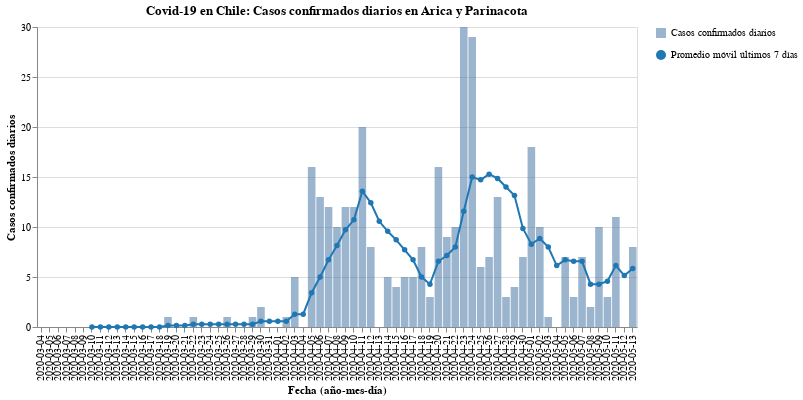

The notebook cell saved with this chart:
### Code cell
#hide_input
bars, line = my_cases_plot(region)
(bars + line).properties(
    title=f'Covid-19 en Chile: Casos confirmados diarios en {region}',
    width=600
)

### Figure 1 — Vega-Lite specification as saved in the notebook (floating-point values rounded to 4 significant figures)
{"config": {"view": {"continuousWidth": 400, "continuousHeight": 300}}, "layer": [{"mark": {"type": "bar", "opacity": 0.7}, "encoding": {"opacity": {"type": "nominal", "field": "Casos confirmados diarios", "legend": {"title": ""}}, "tooltip": [{"type": "nominal", "field": "Fecha"}, {"type": "quantitative", "field": "Casos confirmados"}], "x": {"type": "nominal", "axis": {"title": "Fecha (año-mes-día)"}, "field": "Fecha"}, "y": {"type": "quantitative", "axis": {"title": "Casos confirmados diarios"}, "field": "Casos confirmados"}}}, {"mark": {"type": "line", "color": "#1f77b4", "point": {"filled": true, "fill": "#1f77b4"}}, "encoding": {"shape": {"type": "nominal", "field": "Promedio móvil últimos 7 días", "legend": {"title": ""}}, "x": {"type": "nominal", "axis": {"title": "Fecha (año-mes-día)"}, "field": "Fecha"}, "y": {"type": "quantitative", "field": "Rolling"}}}], "data": {"name": "data-07ecd9910b189c8d556f8edc73efe91a"}, "title": "Covid-19 en Chile: Casos confirmados diarios en Arica y Parinacota", "width": 600, "$schema": "https://vega.github.io/schema/vega-lite/v4.8.1.json", "datasets": {"data-07ecd9910b189c8d556f8edc73efe91a": [{"Fecha": "2020-03-04", "Casos confirmados": 0, "Rolling": null, "Casos confirmados diarios": "Casos confirmados diarios", "Promedio móvil últimos 7 días": "Promedio móvil últimos 7 días"}, {"Fecha": "2020-03-05", "Casos confirmados": 0, "Rolling": null, "Casos confirmados diarios": "Casos confirmados diarios", "Promedio móvil últimos 7 días": "Promedio móvil últimos 7 días"}, {"Fecha": "2020-03-06", "Casos confirmados": 0, "Rolling": null, "Casos confirmados diarios": "Casos confirmados diarios", "Promedio móvil últimos 7 días": "Promedio móvil últimos 7 días"}, {"Fecha": "2020-03-07", "Casos confirmados": 0, "Rolling": null, "Casos confirmados diarios": "Casos confirmados diarios", "Promedio móvil últimos 7 días": "Promedio móvil últimos 7 días"}, {"Fecha": "2020-03-08", "Casos confirmados": 0, "Rolling": null, "Casos confirmados diarios": "Casos confirmados diarios", "Promedio móvil últimos 7 días": "Promedio móvil últimos 7 días"}, {"Fecha": "2020-03-09", "Casos confirmados": 0, "Rolling": null, "Casos confirmados diarios": "Casos confirmados diarios", "Promedio móvil últimos 7 días": "Promedio móvil últimos 7 días"}, {"Fecha": "2020-03-10", "Casos confirmados": 0, "Rolling": 0.0, "Casos confirmados diarios": "Casos confirmados diarios", "Promedio móvil últimos 7 días": "Promedio móvil últimos 7 días"}, {"Fecha": "2020-03-11", "Casos confirmados": 0, "Rolling": 0.0, "Casos confirmados diarios": "Casos confirmados diarios", "Promedio móvil últimos 7 días": "Promedio móvil últimos 7 días"}, {"Fecha": "2020-03-12", "Casos confirmados": 0, "Rolling": 0.0, "Casos confirmados diarios": "Casos confirmados diarios", "Promedio móvil últimos 7 días": "Promedio móvil últimos 7 días"}, {"Fecha": "2020-03-13", "Casos confirmados": 0, "Rolling": 0.0, "Casos confirmados diarios": "Casos confirmados diarios", "Promedio móvil últimos 7 días": "Promedio móvil últimos 7 días"}, {"Fecha": "2020-03-14", "Casos confirmados": 0, "Rolling": 0.0, "Casos confirmados diarios": "Casos confirmados diarios", "Promedio móvil últimos 7 días": "Promedio móvil últimos 7 días"}, {"Fecha": "2020-03-15", "Casos confirmados": 0, "Rolling": 0.0, "Casos confirmados diarios": "Casos confirmados diarios", "Promedio móvil últimos 7 días": "Promedio móvil últimos 7 días"}, {"Fecha": "2020-03-16", "Casos confirmados": 0, "Rolling": 0.0, "Casos confirmados diarios": "Casos confirmados diarios", "Promedio móvil últimos 7 días": "Promedio móvil últimos 7 días"}, {"Fecha": "2020-03-17", "Casos confirmados": 0, "Rolling": 0.0, "Casos confirmados diarios": "Casos confirmados diarios", "Promedio móvil últimos 7 días": "Promedio móvil últimos 7 días"}, {"Fecha": "2020-03-18", "Casos confirmados": 0, "Rolling": 0.0, "Casos confirmados diarios": "Casos confirmados diarios", "Promedio móvil últimos 7 días": "Promedio móvil últimos 7 días"}, {"Fecha": "2020-03-19", "Casos confirmados": 1, "Rolling": 0.1429, "Casos confirmados diarios": "Casos confirmados diarios", "Promedio móvil últimos 7 días": "Promedio móvil últimos 7 días"}, {"Fecha": "2020-03-20", "Casos confirmados": 0, "Rolling": 0.1429, "Casos confirmados diarios": "Casos confirmados diarios", "Promedio móvil últimos 7 días": "Promedio móvil últimos 7 días"}, {"Fecha": "2020-03-21", "Casos confirmados": 0, "Rolling": 0.1429, "Casos confirmados diarios": "Casos confirmados diarios", "Promedio móvil últimos 7 días": "Promedio móvil últimos 7 días"}, {"Fecha": "2020-03-22", "Casos confirmados": 1, "Rolling": 0.2857, "Casos confirmados diarios": "Casos confirmados diarios", "Promedio móvil últimos 7 días": "Promedio móvil últimos 7 días"}, {"Fecha": "2020-03-23", "Casos confirmados": 0, "Rolling": 0.2857, "Casos confirmados diarios": "Casos confirmados diarios", "Promedio móvil últimos 7 días": "Promedio móvil últimos 7 días"}, {"Fecha": "2020-03-24", "Casos confirmados": 0, "Rolling": 0.2857, "Casos confirmados diarios": "Casos confirmados diarios", "Promedio móvil últimos 7 días": "Promedio móvil últimos 7 días"}, {"Fecha": "2020-03-25", "Casos confirmados": 0, "Rolling": 0.2857, "Casos confirmados diarios": "Casos confirmados diarios", "Promedio móvil últimos 7 días": "Promedio móvil últimos 7 días"}, {"Fecha": "2020-03-26", "Casos confirmados": 1, "Rolling": 0.2857, "Casos confirmados diarios": "Casos confirmados diarios", "Promedio móvil últimos 7 días": "Promedio móvil últimos 7 días"}, {"Fecha": "2020-03-27", "Casos confirmados": 0, "Rolling": 0.2857, "Casos confirmados diarios": "Casos confirmados diarios", "Promedio móvil últimos 7 días": "Promedio móvil últimos 7 días"}, {"Fecha": "2020-03-28", "Casos confirmados": 0, "Rolling": 0.2857, "Casos confirmados diarios": "Casos confirmados diarios", "Promedio móvil últimos 7 días": "Promedio móvil últimos 7 días"}, {"Fecha": "2020-03-29", "Casos confirmados": 1, "Rolling": 0.2857, "Casos confirmados diarios": "Casos confirmados diarios", "Promedio móvil últimos 7 días": "Promedio móvil últimos 7 días"}, {"Fecha": "2020-03-30", "Casos confirmados": 2, "Rolling": 0.5714, "Casos confirmados diarios": "Casos confirmados diarios", "Promedio móvil últimos 7 días": "Promedio móvil últimos 7 días"}, {"Fecha": "2020-03-31", "Casos confirmados": 0, "Rolling": 0.5714, "Casos confirmados diarios": "Casos confirmados diarios", "Promedio móvil últimos 7 días": "Promedio móvil últimos 7 días"}, {"Fecha": "2020-04-01", "Casos confirmados": 0, "Rolling": 0.5714, "Casos confirmados diarios": "Casos confirmados diarios", "Promedio móvil últimos 7 días": "Promedio móvil últimos 7 días"}, {"Fecha": "2020-04-02", "Casos confirmados": 1, "Rolling": 0.5714, "Casos confirmados diarios": "Casos confirmados diarios", "Promedio móvil últimos 7 días": "Promedio móvil últimos 7 días"}, {"Fecha": "2020-04-03", "Casos confirmados": 5, "Rolling": 1.286, "Casos confirmados diarios": "Casos confirmados diarios", "Promedio móvil últimos 7 días": "Promedio móvil últimos 7 días"}, {"Fecha": "2020-04-04", "Casos confirmados": 0, "Rolling": 1.286, "Casos confirmados diarios": "Casos confirmados diarios", "Promedio móvil últimos 7 días": "Promedio móvil últimos 7 días"}, {"Fecha": "2020-04-05", "Casos confirmados": 16, "Rolling": 3.429, "Casos confirmados diarios": "Casos confirmados diarios", "Promedio móvil últimos 7 días": "Promedio móvil últimos 7 días"}, {"Fecha": "2020-04-06", "Casos confirmados": 13, "Rolling": 5.0, "Casos confirmados diarios": "Casos confirmados diarios", "Promedio móvil últimos 7 días": "Promedio móvil últimos 7 días"}, {"Fecha": "2020-04-07", "Casos confirmados": 12, "Rolling": 6.714, "Casos confirmados diarios": "Casos confirmados diarios", "Promedio móvil últimos 7 días": "Promedio móvil últimos 7 días"}, {"Fecha": "2020-04-08", "Casos confirmados": 10, "Rolling": 8.143, "Casos confirmados diarios": "Casos confirmados diarios", "Promedio móvil últimos 7 días": "Promedio móvil últimos 7 días"}, {"Fecha": "2020-04-09", "Casos confirmados": 12, "Rolling": 9.714, "Casos confirmados diarios": "Casos confirmados diarios", "Promedio móvil últimos 7 días": "Promedio móvil últimos 7 días"}, {"Fecha": "2020-04-10", "Casos confirmados": 12, "Rolling": 10.71, "Casos confirmados diarios": "Casos confirmados diarios", "Promedio móvil últimos 7 días": "Promedio móvil últimos 7 días"}, {"Fecha": "2020-04-11", "Casos confirmados": 20, "Rolling": 13.57, "Casos confirmados diarios": "Casos confirmados diarios", "Promedio móvil últimos 7 días": "Promedio móvil últimos 7 días"}, {"Fecha": "2020-04-12", "Casos confirmados": 8, "Rolling": 12.43, "Casos confirmados diarios": "Casos confirmados diarios", "Promedio móvil últimos 7 días": "Promedio móvil últimos 7 días"}, {"Fecha": "2020-04-13", "Casos confirmados": 0, "Rolling": 10.57, "Casos confirmados diarios": "Casos confirmados diarios", "Promedio móvil últimos 7 días": "Promedio móvil últimos 7 días"}, {"Fecha": "2020-04-14", "Casos confirmados": 5, "Rolling": 9.571, "Casos confirmados diarios": "Casos confirmados diarios", "Promedio móvil últimos 7 días": "Promedio móvil últimos 7 días"}, {"Fecha": "2020-04-15", "Casos confirmados": 4, "Rolling": 8.714, "Casos confirmados diarios": "Casos confirmados diarios", "Promedio móvil últimos 7 días": "Promedio móvil últimos 7 días"}, {"Fecha": "2020-04-16", "Casos confirmados": 5, "Rolling": 7.714, "Casos confirmados diarios": "Casos confirmados diarios", "Promedio móvil últimos 7 días": "Promedio móvil últimos 7 días"}, {"Fecha": "2020-04-17", "Casos confirmados": 5, "Rolling": 6.714, "Casos confirmados diarios": "Casos confirmados diarios", "Promedio móvil últimos 7 días": "Promedio móvil últimos 7 días"}, {"Fecha": "2020-04-18", "Casos confirmados": 8, "Rolling": 5.0, "Casos confirmados diarios": "Casos confirmados diarios", "Promedio móvil últimos 7 días": "Promedio móvil últimos 7 días"}, {"Fecha": "2020-04-19", "Casos confirmados": 3, "Rolling": 4.286, "Casos confirmados diarios": "Casos confirmados diarios", "Promedio móvil últimos 7 días": "Promedio móvil últimos 7 días"}, {"Fecha": "2020-04-20", "Casos confirmados": 16, "Rolling": 6.571, "Casos confirmados diarios": "Casos confirmados diarios", "Promedio móvil últimos 7 días": "Promedio móvil últimos 7 días"}, {"Fecha": "2020-04-21", "Casos confirmados": 9, "Rolling": 7.143, "Casos confirmados diarios": "Casos confirmados diarios", "Promedio móvil últimos 7 días": "Promedio móvil últimos 7 días"}, {"Fecha": "2020-04-22", "Casos confirmados": 10, "Rolling": 8.0, "Casos confirmados diarios": "Casos confirmados diarios", "Promedio móvil últimos 7 días": "Promedio móvil últimos 7 días"}, {"Fecha": "2020-04-23", "Casos confirmados": 30, "Rolling": 11.57, "Casos confirmados diarios": "Casos confirmados diarios", "Promedio móvil últimos 7 días": "Promedio móvil últimos 7 días"}, {"Fecha": "2020-04-24", "Casos confirmados": 29, "Rolling": 15.0, "Casos confirmados diarios": "Casos confirmados diarios", "Promedio móvil últimos 7 días": "Promedio móvil últimos 7 días"}, {"Fecha": "2020-04-25", "Casos confirmados": 6, "Rolling": 14.71, "Casos confirmados diarios": "Casos confirmados diarios", "Promedio móvil últimos 7 días": "Promedio móvil últimos 7 días"}, {"Fecha": "2020-04-26", "Casos confirmados": 7, "Rolling": 15.29, "Casos confirmados diarios": "Casos confirmados diarios", "Promedio móvil últimos 7 días": "Promedio móvil últimos 7 días"}, {"Fecha": "2020-04-27", "Casos confirmados": 13, "Rolling": 14.86, "Casos confirmados diarios": "Casos confirmados diarios", "Promedio móvil últimos 7 días": "Promedio móvil últimos 7 días"}, {"Fecha": "2020-04-28", "Casos confirmados": 3, "Rolling": 14.0, "Casos confirmados diarios": "Casos confirmados diarios", "Promedio móvil últimos 7 días": "Promedio móvil últimos 7 días"}, {"Fecha": "2020-04-29", "Casos confirmados": 4, "Rolling": 13.14, "Casos confirmados diarios": "Casos confirmados diarios", "Promedio móvil últimos 7 días": "Promedio móvil últimos 7 días"}, {"Fecha": "2020-04-30", "Casos confirmados": 7, "Rolling": 9.857, "Casos confirmados diarios": "Casos confirmados diarios", "Promedio móvil últimos 7 días": "Promedio móvil últimos 7 días"}, {"Fecha": "2020-05-01", "Casos confirmados": 18, "Rolling": 8.286, "Casos confirmados diarios": "Casos confirmados diarios", "Promedio móvil últimos 7 días": "Promedio móvil últimos 7 días"}, {"Fecha": "2020-05-02", "Casos confirmados": 10, "Rolling": 8.857, "Casos confirmados diarios": "Casos confirmados diarios", "Promedio móvil últimos 7 días": "Promedio móvil últimos 7 días"}, {"Fecha": "2020-05-03", "Casos confirmados": 1, "Rolling": 8.0, "Casos confirmados diarios": "Casos confirmados diarios", "Promedio móvil últimos 7 días": "Promedio móvil últimos 7 días"}, {"Fecha": "2020-05-04", "Casos confirmados": 0, "Rolling": 6.143, "Casos confirmados diarios": "Casos confirmados diarios", "Promedio móvil últimos 7 días": "Promedio móvil últimos 7 días"}, {"Fecha": "2020-05-05", "Casos confirmados": 7, "Rolling": 6.714, "Casos confirmados diarios": "Casos confirmados diarios", "Promedio móvil últimos 7 días": "Promedio móvil últimos 7 días"}, {"Fecha": "2020-05-06", "Casos confirmados": 3, "Rolling": 6.571, "Casos confirmados diarios": "Casos confirmados diarios", "Promedio móvil últimos 7 días": "Promedio móvil últimos 7 días"}, {"Fecha": "2020-05-07", "Casos confirmados": 7, "Rolling": 6.571, "Casos confirmados diarios": "Casos confirmados diarios", "Promedio móvil últimos 7 días": "Promedio móvil últimos 7 días"}, {"Fecha": "2020-05-08", "Casos confirmados": 2, "Rolling": 4.286, "Casos confirmados diarios": "Casos confirmados diarios", "Promedio móvil últimos 7 días": "Promedio móvil últimos 7 días"}, {"Fecha": "2020-05-09", "Casos confirmados": 10, "Rolling": 4.286, "Casos confirmados diarios": "Casos confirmados diarios", "Promedio móvil últimos 7 días": "Promedio móvil últimos 7 días"}, {"Fecha": "2020-05-10", "Casos confirmados": 3, "Rolling": 4.571, "Casos confirmados diarios": "Casos confirmados diarios", "Promedio móvil últimos 7 días": "Promedio móvil últimos 7 días"}, {"Fecha": "2020-05-11", "Casos confirmados": 11, "Rolling": 6.143, "Casos confirmados diarios": "Casos confirmados diarios", "Promedio móvil últimos 7 días": "Promedio móvil últimos 7 días"}, {"Fecha": "2020-05-12", "Casos confirmados": 0, "Rolling": 5.143, "Casos confirmados diarios": "Casos confirmados diarios", "Promedio móvil últimos 7 días": "Promedio móvil últimos 7 días"}, {"Fecha": "2020-05-13", "Casos confirmados": 8, "Rolling": 5.857, "Casos confirmados diarios": "Casos confirmados diarios", "Promedio móvil últimos 7 días": "Promedio móvil últimos 7 días"}]}}
